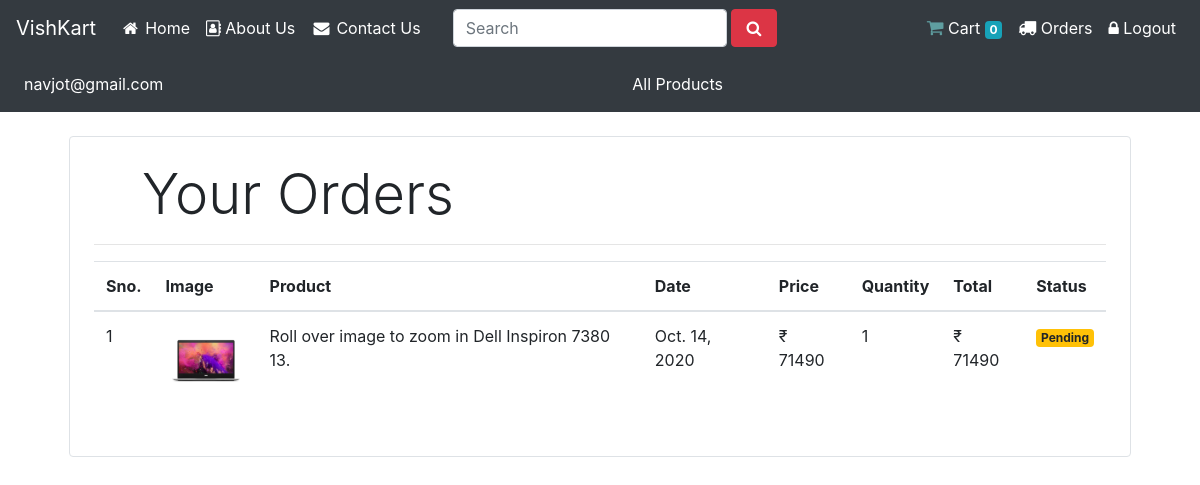
The page /orders (signed in) on the database its author committed.
### store/models.py (models this page shows, shortened)
class Customer(models.Model):
    first_name = models.CharField(max_length=50)
    last_name = models.CharField(max_length=50)
    phone = models.CharField(max_length=10)
    email = models.EmailField()
    password = models.CharField(max_length=10)

class Order(models.Model):
    product = models.ForeignKey(Product,on_delete=models.CASCADE)
    customer = models.ForeignKey(Customer,on_delete=models.CASCADE)
    quantity = models.IntegerField(default=1)
    price = models.IntegerField()
    address = models.CharField(max_length=50, default='', blank=True)
    phone = models.CharField(max_length=50, default='', blank=True)
    date = models.DateField(default=datetime.datetime.today)
    status = models.BooleanField(default=False)
    def __str__(self):
        return self.customer.first_name
    @staticmethod
    def get_orders_by_customer(customer_id):
        return Order.objects.filter(customer=customer_id).order_by('-date')

class Product(models.Model):
    name = models.CharField(max_length=50)
    price = models.IntegerField(default=0)
    category = models.ForeignKey(Category, on_delete=models.CASCADE )
    description = models.CharField(max_length=250, null=True, default='', blank=True)
    image = models.ImageField(upload_to='uploads/products/')

### store/middlewares/auth.py (the view)
    def middleware(request):
        returnUrl = request.META['PATH_INFO']
        if not request.session.get('customer'):
           return redirect(f'login?return_url={returnUrl}')
        response = get_response(request)
        return response

### store/templatetags/custom_filter.py (called while the page is built)
@register.filter(name='currency')
def currency(number):
    return "₹ "+str(number)

@register.filter(name='multiply')
def multiply(number , number1):
    return number * number1

### store/views.py (called while the page is built)
    def get(self , request ):
        customer = request.session.get('customer')
        orders = Order.get_orders_by_customer(customer)
        print(orders)
        return render(request , 'orders.html'  , {'orders' : orders})

### store/templates/orders.html
{% extends 'base.html' %}
{% block content %}
{% load cart %}
{% load custom_filter %}
<div class="container">
   <div class="border rounded p-4 m-4">
        <p class="display-4 pl-4 ml-4">Your Orders</p>
        <hr>
        <table class="table">
            <thead>
                <tr>
                    <th>Sno.</th>
                    <th>Image</th>
                    <th>Product</th>
                    <th>Date</th>
                    <th>Price</th>
                    <th>Quantity</th>
                    <th>Total</th>
                    <th>Status</th>
                </tr>
            </thead>
            <tbody>
                {% for order in orders %}
                <tr>
                    <td>{{forloop.counter}}</td>
                    <td><img style="height: 80px;" class="rounded-circle" src="{{order.product.image.url}}" alt=""></td>
                    <td>{{order.product.name}}</td>
                    <td>{{order.date}}</td>
                    <td>{{order.price|currency}}</td>
                    <td>{{order.quantity}}</td>
                    <td>{{order.quantity|multiply:order.price|currency}}</td>
                    {% if order.status %}
                    <td><small class="badge badge-success">Completed</small></td>
                    {%else%}
                    <td><small class="badge badge-warning">Pending</small></td>
                    {% endif %}
                </tr>
                {% endfor %}
            </tbody>
        </table>
   </div>
</div>
{% endblock %}

### store/templates/base.html (shortened to what this page needs)
<!doctype html>
<html lang="en">
  <head>
    <link rel="stylesheet" href="https://cdnjs.cloudflare.com/ajax/libs/font-awesome/4.7.0/css/font-awesome.min.css">
    <link rel="stylesheet" href="https://stackpath.bootstrapcdn.com/bootstrap/4.5.2/css/bootstrap.min.css">
    <link rel="stylesheet" href="//code.jquery.com/ui/1.12.1/themes/base/jquery-ui.css">
  </head>
  <body>
    {% load custom_filter %}
<nav class="navbar navbar-expand-lg navbar-dark bg-dark">
    <a class="navbar-brand" href="/">VishKart</a>
    <div class="collapse navbar-collapse" id="navbarSupportedContent">
      <ul class="navbar-nav mr-auto">
        <li class="nav-item active">
          <a class="nav-link" href="/"><i class="fa fa-fw fa-home"></i> Home <span class="sr-only">(current)</span></a>
        </li>
        <li class="nav-item active">
            <a class="nav-link" href="/about"><i class="fa fa-address-book-o" style="font-size:16px"></i> About Us <span class="sr-only">(current)</span></a>
          </li>
          <li class="nav-item active">
            <a class="nav-link" href="/contact"><i class="fa fa-fw fa-envelope"></i> Contact Us<span class="sr-only">(current)</span></a>
          </li>
          <form class="form-inline my-2 my-lg-0 mx-auto d-flex px-4" action="/search" method="GET">
            <input name="keyword" id="product" class="form-control " type="text" placeholder="Search" aria-label="Search" required>
            <button class="btn btn-danger my-2 mx-1 my-sm-0" type="submit"><i class="fa fa-fw fa-search"></i></button>
            </form>
      </ul>
      <ul class="navbar-nav my-2 my-lg-0">
        {% if request.session.customer %}
        <li class="nav-item active" >
          <a class="nav-link" href="/cart"><i class="fa fa-shopping-cart" style="font-size:18px;color:cadetblue"></i>  Cart
            <span class="badge badge-info">{{request.session.cart.keys|length}}</span>
            <span class="sr-only">(current)</span></a>
        </li>
        <li class="nav-item active">
          <a class="nav-link" href="/orders"><i class="fa fa-truck" style="font-size:18px;color:white"></i> Orders<span class="sr-only">(current)</span></a>
        </li>
        <li class="nav-item active">
          <a class="nav-link" href="/logout"><i class="fa fa-lock" style="font-size:16px"></i> Logout<span class="sr-only">(current)</span></a>
        </li>
        {% endif %}
      </ul>
    </div>
  </nav>
  <nav class="navbar navbar-expand-lg navbar-dark bg-dark">
    <ul class="navbar-nav my-2 my-lg-0">
      <li class="nav-item active">
        <a class="nav-link text-white">{{request.session.email}}</a>
      </li>
    </ul>
    <div class="collapse navbar-collapse mx-auto d-flex" id="navbarSupportedContent">
      <ul class="navbar-nav mr-auto mt-2 mt-lg-0 mx-auto d-flex px-4">
        <li class="nav-item active  ">
          <a href="/" class=" px-2 text-white">All Products</a>
        </li>
      </ul>
    </div>
  </nav>
{% block content %}{% endblock %}
  </body>
</html>

### store/templates/base.html (style rules this page uses)
nav { background-color: white; }

### rows shown on the page
Customer: session.email "navjot@gmail.com"
Order: product.image (picture), product.name "Roll over image to zoom in Dell Inspiron 7380 13.", date "Oct. 14, 2020", price "₹ 71490", quantity "1", quantity|multiply "₹ 71490", status "Pending"

### other values the page prints
{{ request.session.cart.keys|length }} "0"
